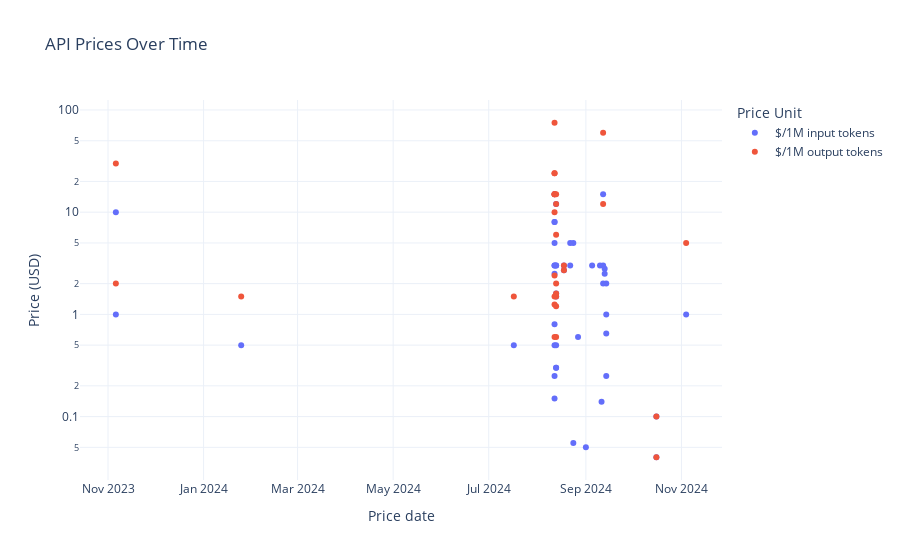

Write notebook code for a chart like this one.
### Code cell
# Plot $/1M tokens over time
fig = px.scatter(api_price_df, x='Price date', y='Price (USD)', color='Price Unit', title='API Prices Over Time')
# Log y
fig.update_layout(yaxis_type='log')
if save:
    save_plot(fig, results_dir, 'prices_over_time')
fig.show()

### Figure 1 — Plotly figure (JSON) as saved in the notebook; plotly's stock layout.template omitted (floating-point values rounded to 4 significant figures)
{"data": [{"hovertemplate": "Price Unit=$/1M input tokens<br>Price date=%{x}<br>Price (USD)=%{y}<extra></extra>", "legendgroup": "$/1M input tokens", "marker": {"color": "#636efa", "symbol": "circle"}, "mode": "markers", "name": "$/1M input tokens", "orientation": "v", "showlegend": true, "type": "scatter", "x": ["2024-08-12", "2024-08-12", "2024-08-12", "2024-08-12", "2024-08-12", "2024-08-12", "2024-08-12", "2024-08-12", "2024-08-12", "2024-08-12", "2024-08-12", "2024-08-13", "2024-08-13", "2024-08-13", "2024-08-13", "2024-08-13", "2024-08-13", "2024-08-13", "2024-08-13", "2024-08-18", "2024-08-18", "2024-09-12", "2024-09-12", "2024-09-10", "2024-09-14", "2024-09-13", "2024-09-01", "2024-08-24", "2024-08-24", "2024-09-05", "2024-09-13", "2024-09-14", "2024-08-27", "2024-09-14", "2024-09-11", "2024-09-14", "2024-08-22", "2024-08-22", "2024-09-12", "2024-07-17", "2024-11-04", "2024-01-25", "2023-11-06", "2023-11-06", "2024-10-16", "2024-10-16"], "xaxis": "x", "y": [2.5, 5, 0.15, 15, 0.25, 3, 3, 8, 0.8, 8, 0.5, 1.5, 0.3, 3, 0.5, 0.3, 3, 12, 1.6, 2.7, 3, 15, 3, 3, 0.25, 2.5, 0.05, 0.055, 5, 3, 2.8, 1, 0.6, 0.65, 0.14, 2, 5, 3, 2, 0.5, 1, 0.5, 1, 10, 0.04, 0.1], "yaxis": "y"}, {"hovertemplate": "Price Unit=$/1M output tokens<br>Price date=%{x}<br>Price (USD)=%{y}<extra></extra>", "legendgroup": "$/1M output tokens", "marker": {"color": "#EF553B", "symbol": "circle"}, "mode": "markers", "name": "$/1M output tokens", "orientation": "v", "showlegend": true, "type": "scatter", "x": ["2024-08-12", "2024-08-12", "2024-08-12", "2024-08-12", "2024-08-12", "2024-08-12", "2024-08-12", "2024-08-12", "2024-08-12", "2024-08-12", "2024-08-12", "2024-08-13", "2024-08-13", "2024-08-13", "2024-08-13", "2024-08-13", "2024-08-13", "2024-08-13", "2024-08-13", "2024-08-18", "2024-08-18", "2024-09-12", "2024-09-12", "2024-07-17", "2024-11-04", "2024-01-25", "2023-11-06", "2023-11-06", "2024-10-16", "2024-10-16"], "xaxis": "x", "y": [10, 15, 0.6, 75, 1.25, 15, 15, 24, 2.4, 24, 1.5, 2, 0.6, 15, 1.5, 1.2, 6, 12, 1.6, 2.7, 3, 60, 12, 1.5, 5, 1.5, 2, 30, 0.04, 0.1], "yaxis": "y"}], "layout": {"legend": {"title": {"text": "Price Unit"}, "tracegroupgap": 0}, "title": {"text": "API Prices Over Time"}, "xaxis": {"anchor": "y", "domain": [0, 1], "title": {"text": "Price date"}}, "yaxis": {"anchor": "x", "domain": [0, 1], "title": {"text": "Price (USD)"}, "type": "log"}}}
